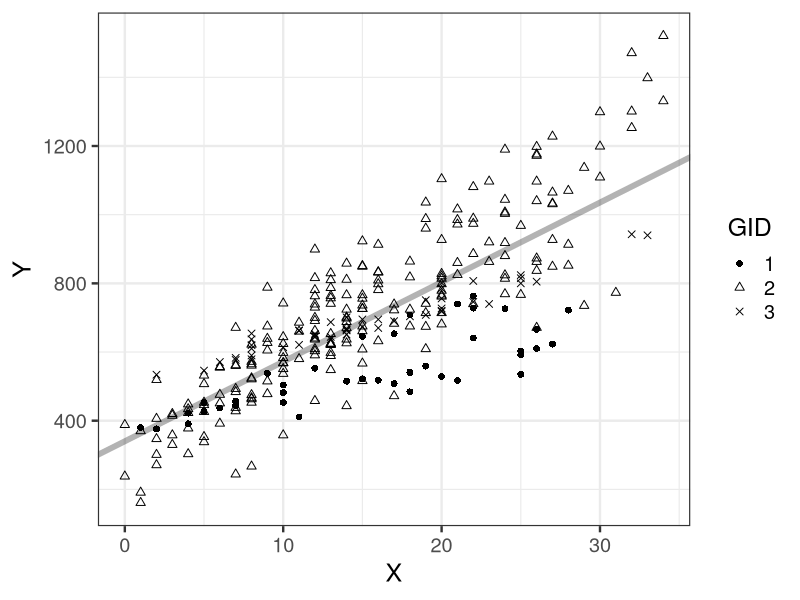
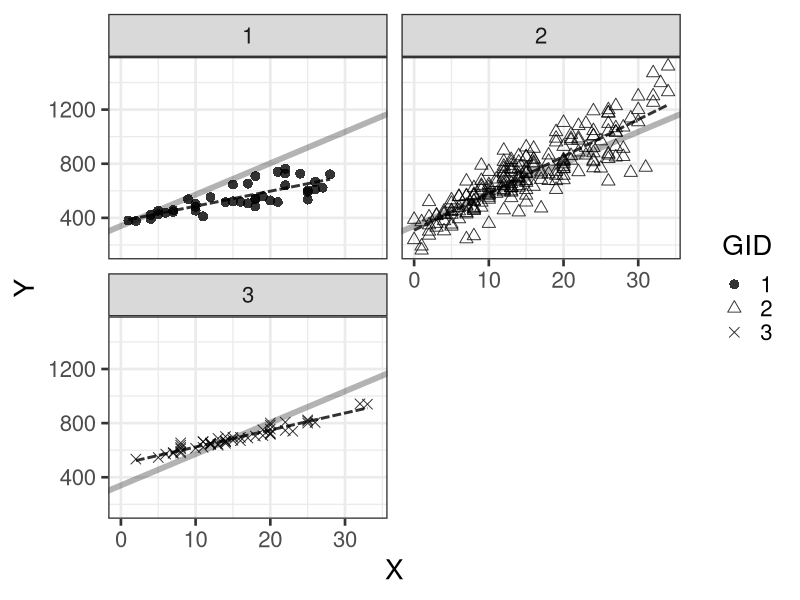

Recreate these plots in R, in order.
library(ggplot2)

d <- read.csv(file='input/data-salary-3.txt')
d$GID <- as.factor(d$GID)
res_lm <- lm(Y ~ X, data=d)
coef <- coef(res_lm)

p <- ggplot(d, aes(X, Y, shape=GID)) +
  theme_bw(base_size=18) +
  geom_abline(intercept=coef[1], slope=coef[2], linewidth=2, alpha=0.3) +
  geom_point(size=2) +
  scale_shape_manual(values=c(16, 2, 4, 9)) +
  labs(x='X', y='Y')
ggsave(p, file='output/fig8-5-left.png', dpi=300, w=4, h=3)

p <- ggplot(d, aes(X, Y, shape=GID)) +
  theme_bw(base_size=20) +
  geom_abline(intercept=coef[1], slope=coef[2], linewidth=2, alpha=0.3) +
  facet_wrap(~GID, ncol=2) +
  geom_line(stat='smooth', method='lm', se=FALSE, linewidth=1, color='black', linetype='31', alpha=0.8) +
  geom_point(size=3, alpha=0.8) +
  scale_shape_manual(values=c(16, 2, 4)) +
  labs(x='X', y='Y')
ggsave(p, file='output/fig8-5-right.png', dpi=300, w=6, h=5)
